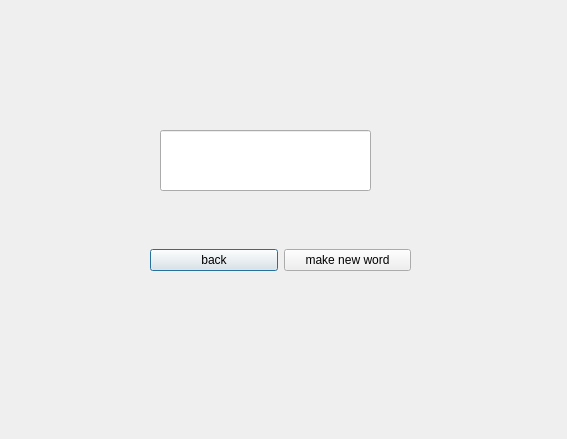
<?xml version="1.0" encoding="UTF-8"?>
<ui version="4.0">
 <class>BuildWordDialogUi</class>
 <widget class="QDialog" name="BuildWordDialogUi">
  <property name="geometry">
   <rect>
    <x>0</x>
    <y>0</y>
    <width>567</width>
    <height>439</height>
   </rect>
  </property>
  <property name="windowTitle">
   <string>Dialog</string>
  </property>
  <widget class="QLineEdit" name="newWordLineEdit">
   <property name="geometry">
    <rect>
     <x>160</x>
     <y>130</y>
     <width>211</width>
     <height>61</height>
    </rect>
   </property>
  </widget>
  <widget class="QWidget" name="horizontalLayoutWidget">
   <property name="geometry">
    <rect>
     <x>150</x>
     <y>220</y>
     <width>261</width>
     <height>80</height>
    </rect>
   </property>
   <layout class="QHBoxLayout" name="horizontalLayout">
    <item>
     <widget class="QPushButton" name="backPushButton">
      <property name="text">
       <string>back</string>
      </property>
     </widget>
    </item>
    <item>
     <widget class="QPushButton" name="confirmPushBotton">
      <property name="text">
       <string>make new word</string>
      </property>
     </widget>
    </item>
   </layout>
  </widget>
 </widget>
 <resources/>
 <connections/>
</ui>
